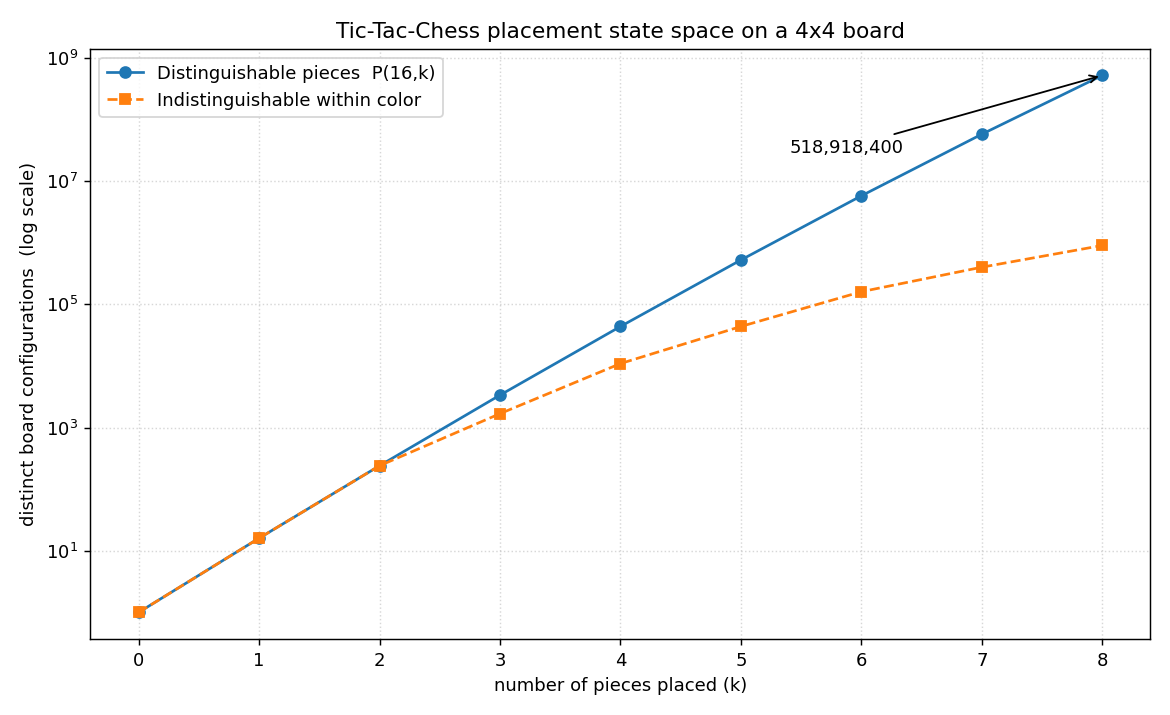

Source code (Python):
"""
State-space exploration for Tic-Tac-Chess piece placement.

Question: how many distinct ways can we place the 8 unique pieces
(W/B Pawn, Rook, Knight, Bishop) on a 4x4 board, ignoring replacement by game rules?

Because every piece is distinguishable, placing k of them on the 16
squares is an *ordered selection without replacement* — a permutation:

    P(16, k) = 16 * 15 * ... * (16 - k + 1) = 16! / (16 - k)!

For all 8 pieces:  P(16, 8) = 518,918,400.

If all white pieces were identical and all black pieces were identical,
then we could calculate a combination of the two that would drop this value dramatically:
    C(16, k) = 16 * 15 * ... * (k^2 * (k-1)^2 * ... * 1^2) = 16! / ((16-k)! * k!)
    C(16,4) * C(12,4) = 900,900

This script does two things:
  1. EMPIRICALLY enumerates placements for small k (actually generating
     them with itertools) and checks the count equals P(16, k).
  2. GRAPHS the closed-form curve for k = [0,8] on a log scale, alongside
     the indistinguishable-pieces count for contrast.

Run:  .venv/Scripts/python.exe tests/state_space.py
"""

from itertools import permutations, combinations
from math import perm, comb
from pathlib import Path

BOARD_SQUARES = 16   # 4 x 4
N_PIECES      = 8    # 4 white + 4 black, each unique

# Enumerate for real only while the count stays cheap to materialize.
# P(16, 5) = 524,160 (fast); P(16, 6) = 5.7M starts to drag.
EMPIRICAL_MAX_K = 6


def empirical_count(k: int) -> int:
    """Brute-force count of ordered placements of k unique pieces.

    Each permutation of k squares (out of 16) is one distinct assignment:
    piece_0 -> squares[0], piece_1 -> squares[1], ...  We never store them;
    we just count, so memory stays flat.
    """
    return sum(1 for _ in permutations(range(BOARD_SQUARES), k))


def verify_formula() -> None:
    """The actual test: enumeration must match the closed form."""
    print(f"{'k':>2} | {'enumerated':>12} | {'P(16,k)':>12} | match")
    print("-" * 44)
    for k in range(EMPIRICAL_MAX_K + 1):
        got      = empirical_count(k)
        expected = perm(BOARD_SQUARES, k)
        ok       = got == expected
        assert ok, f"mismatch at k={k}: {got} != {expected}"
        print(f"{k:>2} | {got:>12,} | {expected:>12,} | {'OK' if ok else 'FAIL'}")
    print(f"\nFull placement (k=8): P(16,8) = {perm(BOARD_SQUARES, N_PIECES):,}")


def graph(out_path: Path) -> None:
    """Log-scale plot of the state-space growth, distinguishable vs not."""
    import matplotlib
    matplotlib.use("Agg")          # headless: write a file, don't open a window
    import matplotlib.pyplot as plt

    ks = list(range(N_PIECES + 1))

    # Distinguishable pieces: ordered selection -> permutations.
    distinguishable = [perm(BOARD_SQUARES, k) for k in ks]

    # Indistinguishable within color: choose squares for whites, then for
    # blacks, from what remains. Split k as evenly as the game would (W first).
    def indistinct(k: int) -> int:
        w = (k + 1) // 2          # whites placed first
        b = k - w
        return comb(BOARD_SQUARES, w) * comb(BOARD_SQUARES - w, b)

    indistinguishable = [indistinct(k) for k in ks]

    fig, ax = plt.subplots(figsize=(9, 5.5))
    ax.plot(ks, distinguishable, "o-", label="Distinguishable pieces  P(16,k)")
    ax.plot(ks, indistinguishable, "s--", label="Indistinguishable within color")
    ax.set_yscale("log")
    ax.set_xlabel("number of pieces placed (k)")
    ax.set_ylabel("distinct board configurations  (log scale)")
    ax.set_title("Tic-Tac-Chess placement state space on a 4x4 board")
    ax.grid(True, which="both", ls=":", alpha=0.5)
    ax.legend()

    # Annotate the headline number.
    full = perm(BOARD_SQUARES, N_PIECES)
    ax.annotate(f"{full:,}",
                xy=(N_PIECES, full),
                xytext=(N_PIECES - 2.6, full / 18),
                arrowprops=dict(arrowstyle="->"))

    fig.tight_layout()
    fig.savefig(out_path, dpi=130)
    print(f"\nGraph written to {out_path}")


if __name__ == "__main__":
    verify_formula()
    graph(Path(__file__).with_name("state_space.png"))
